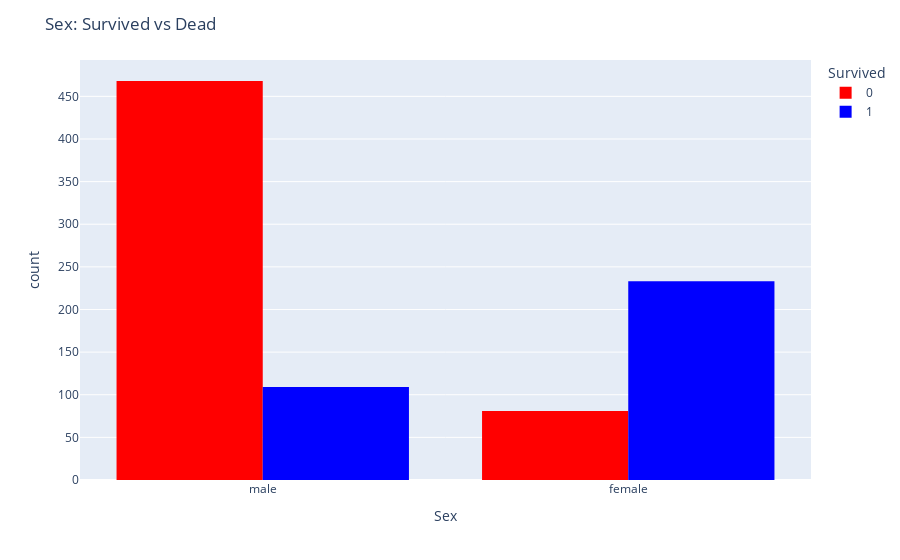

Notebook cell for this chart:
### Code cell
fig1 = px.histogram(df, x='Sex', color='Survived', barmode='group', color_discrete_map={0: "red", 1: "blue"})
fig1.update_layout(title='Sex: Survived vs Dead')
fig1.show()

### Figure 1 — Plotly figure (JSON) as saved in the notebook; plotly's stock layout.template omitted (floating-point values rounded to 4 significant figures; data arrays with more than 128 entries replaced by an {"elided": "..."} marker saying what was removed)
{"data": [{"alignmentgroup": "True", "bingroup": "x", "hovertemplate": "Survived=0<br>Sex=%{x}<br>count=%{y}<extra></extra>", "legendgroup": "0", "marker": {"color": "red", "pattern": {"shape": ""}}, "name": "0", "offsetgroup": "0", "orientation": "v", "showlegend": true, "type": "histogram", "x": {"elided": "549 str values"}, "xaxis": "x", "yaxis": "y"}, {"alignmentgroup": "True", "bingroup": "x", "hovertemplate": "Survived=1<br>Sex=%{x}<br>count=%{y}<extra></extra>", "legendgroup": "1", "marker": {"color": "blue", "pattern": {"shape": ""}}, "name": "1", "offsetgroup": "1", "orientation": "v", "showlegend": true, "type": "histogram", "x": {"elided": "342 str values"}, "xaxis": "x", "yaxis": "y"}], "layout": {"barmode": "group", "legend": {"title": {"text": "Survived"}, "tracegroupgap": 0}, "margin": {"t": 60}, "title": {"text": "Sex: Survived vs Dead"}, "xaxis": {"anchor": "y", "domain": [0, 1], "title": {"text": "Sex"}}, "yaxis": {"anchor": "x", "domain": [0, 1], "title": {"text": "count"}}}}
